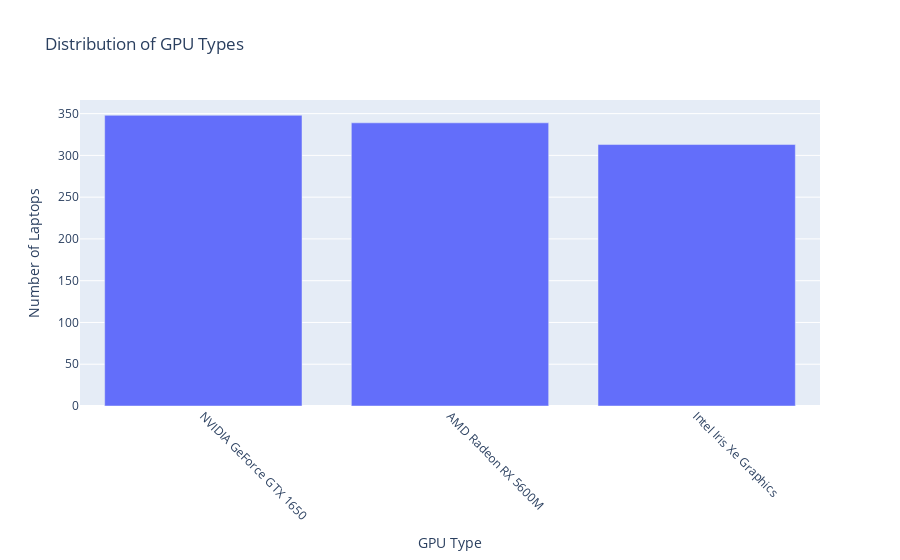

The notebook cell this image was saved under:
### Code cell
# 4. GPU
gpu_count = df['Gpu'].value_counts().reset_index()
gpu_count.columns = ['Gpu', 'Count']

fig = px.bar(gpu_count,
             x='Gpu',
             y='Count',
             title='Distribution of GPU Types',
             labels={'Count': 'Number of Laptops', 'Gpu': 'GPU Type'})

fig.update_layout(xaxis=dict(tickangle=45))
fig.show()

### Figure 1 — Plotly figure (JSON) as saved in the notebook; plotly's stock layout.template omitted (floating-point values rounded to 4 significant figures)
{"data": [{"alignmentgroup": "True", "hovertemplate": "GPU Type=%{x}<br>Number of Laptops=%{y}<extra></extra>", "legendgroup": "", "marker": {"color": "#636efa", "pattern": {"shape": ""}}, "name": "", "offsetgroup": "", "orientation": "v", "showlegend": false, "textposition": "auto", "type": "bar", "x": ["NVIDIA GeForce GTX 1650", "AMD Radeon RX 5600M", "Intel Iris Xe Graphics"], "xaxis": "x", "y": [348, 339, 313], "yaxis": "y"}], "layout": {"barmode": "relative", "legend": {"tracegroupgap": 0}, "title": {"text": "Distribution of GPU Types"}, "xaxis": {"anchor": "y", "domain": [0, 1], "tickangle": 45, "title": {"text": "GPU Type"}}, "yaxis": {"anchor": "x", "domain": [0, 1], "title": {"text": "Number of Laptops"}}}}
